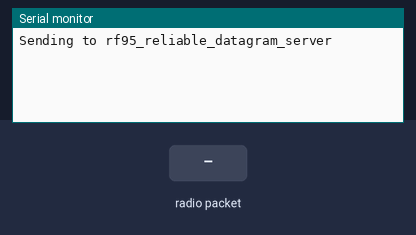
A sketch run on a simulated Arduino Uno, built with avr-gcc and run on an emulated ATmega328P. On the bench: the last lines printed to the serial monitor. The inputs (shaded band) are chosen by the test bench. No radio packets arrive unless stated.

Above: at 1.2 s.
1.3 s: radio packet "1" arrives
At 1.62 s:
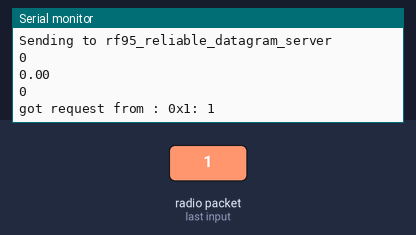
2.8 s: radio packet "0" arrives
At 3.12 s:
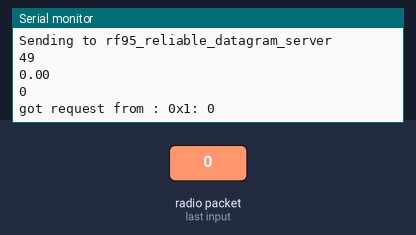
5.8 s: radio packet "2" arrives
At 6.03 s:
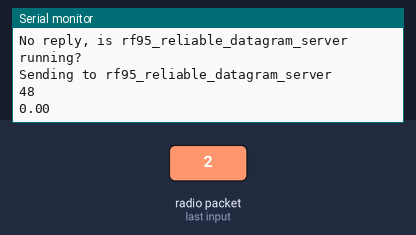
Timing chart, 0 to 8.8 s (numbered marks = the images above; inputs shaded):
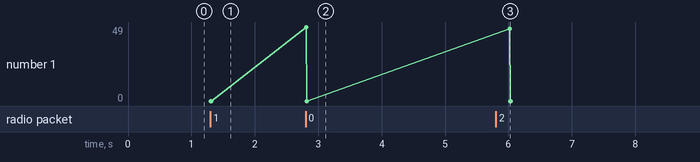

Measured:
- after the input at 1.3 s, the serial monitor: prints a new line at once (image 1)
- after the input at 2.8 s, the serial monitor: prints a new line at once (image 2)
- after the input at 5.8 s, the serial monitor: prints a new line after 0.22 s (image 3)

The sketch:

Moteino_RX.ino
```cpp
// rf95_reliable_datagram_client.pde
// -*- mode: C++ -*-
// Example sketch showing how to create a simple addressed, reliable messaging client
// with the RHReliableDatagram class, using the RH_RF95 driver to control a RF95 radio.
// It is designed to work with the other example rf95_reliable_datagram_server
// Tested with Anarduino MiniWirelessLoRa, Rocket Scream Mini Ultra Pro with the RFM95W

#include <RHReliableDatagram.h>
#include <RH_RF95.h>
#include <SPI.h>

#define CLIENT_ADDRESS 1
#define SERVER_ADDRESS 2

// Singleton instance of the radio driver
RH_RF95 driver;
//RH_RF95 driver(5, 2); // Rocket Scream Mini Ultra Pro with the RFM95W

// Class to manage message delivery and receipt, using the driver declared above
RHReliableDatagram manager(driver, CLIENT_ADDRESS);

// Need this on Arduino Zero with SerialUSB port (eg RocketScream Mini Ultra Pro)
//#define Serial SerialUSB

union An
{
  int n;
  uint8_t b[2];
}an;

union Temp
{
  float n;
  uint8_t b[4];
}temp;

union Hum
{
  uint32_t n;
  uint8_t b[4];
}hum;

An an1;
Temp temp1;
Hum hum1;

void setup()
{
  // Rocket Scream Mini Ultra Pro with the RFM95W only:
  // Ensure serial flash is not interfering with radio communication on SPI bus
//  pinMode(4, OUTPUT);
//  digitalWrite(4, HIGH);

  Serial.begin(9600);
  while (!Serial) ; // Wait for serial port to be available
  if (!manager.init())
    Serial.println("init failed");
  // Defaults after init are 434.0MHz, 13dBm, Bw = 125 kHz, Cr = 4/5, Sf = 128chips/symbol, CRC on

  // The default transmitter power is 13dBm, using PA_BOOST.
  // If you are using RFM95/96/97/98 modules which uses the PA_BOOST transmitter pin, then
  // you can set transmitter powers from 5 to 23 dBm:
//  driver.setTxPower(23, false);
  // If you are using Modtronix inAir4 or inAir9,or any other module which uses the
  // transmitter RFO pins and not the PA_BOOST pins
  // then you can configure the power transmitter power for -1 to 14 dBm and with useRFO true.
  // Failure to do that will result in extremely low transmit powers.
//  driver.setTxPower(14, true);
  // You can optionally require this module to wait until Channel Activity
  // Detection shows no activity on the channel before transmitting by setting
  // the CAD timeout to non-zero:
//  driver.setCADTimeout(10000);
  driver.setFrequency(380);
}

uint8_t data[] = "Hello World!";
// Dont put this on the stack:
uint8_t buf[RH_RF95_MAX_MESSAGE_LEN];

void loop()
{
  Serial.println("Sending to rf95_reliable_datagram_server");

  // Send a message to manager_server
  if (manager.sendtoWait(data, sizeof(data), SERVER_ADDRESS))
  {
    // Now wait for a reply from the server
    uint8_t len = sizeof(buf);
    uint8_t from;
    an1.b[0] = buf[0];
    an1.b[1] = buf[1];
    temp1.b[0] = buf[2];
    temp1.b[1] = buf[3];
    temp1.b[2] = buf[4];
    temp1.b[3] = buf[5];
    hum1.b[0] = buf[7];
    hum1.b[1] = buf[8];
    hum1.b[2] = buf[9];
    hum1.b[3] = buf[10];
    if (manager.recvfromAckTimeout(buf, &len, 2000, &from))
    {
     // Serial.println((int)an1.b[0]);
      Serial.println(an1.n);
      Serial.println(temp1.n);
      Serial.println(hum1.n);
      Serial.print("got request from : 0x");
      Serial.print(from, HEX);
      Serial.print(": ");
      Serial.println((char*)buf);
    }
    else
    {
      Serial.println("No reply, is rf95_reliable_datagram_server running?");
    }
  }
  else
    Serial.println("sendtoWait failed");
  delay(500);
}
```
